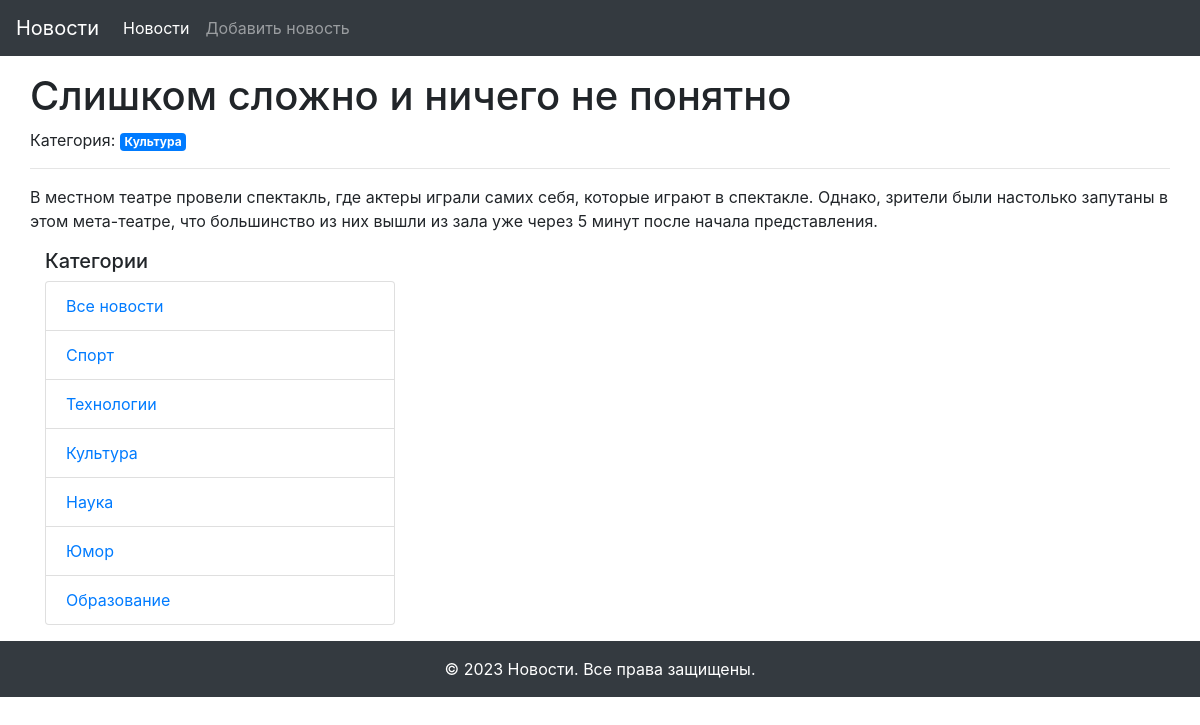
The page /news_detail/1 on the database its author committed.
### app/models.py (models this page shows, shortened)
class News(db.Model):
    id = db.Column(db.Integer, primary_key=True)
    title = db.Column(db.String(255), unique=True, nullable=False)
    text = db.Column(db.Text, nullable=False)
    created_date = db.Column(db.DateTime, default=datetime.utcnow)
    category_id = db.Column(db.Integer, db.ForeignKey("category.id"), nullable=True)
    category = db.relationship("Category", back_populates="news")

class Category(db.Model):
    id = db.Column(db.Integer, primary_key=True)
    title = db.Column(db.String(255), nullable=False)
    news = db.relationship("News", back_populates="category")

### app/views.py (the view)
@app.route("/news_detail/<int:id>")
def news_detail(id):
    news_detail = News.query.get(id)
    categories = Category.query.all()
    return render_template("news_detail.html", news=news_detail, categories=categories)

### app/templates/news_detail.html (shortened to what this page needs)
{% extends "base.html" %}
{% block content %}
  <h1>{{ news.title }}</h1>
  {% if news.category %}
    <span>Категория: <a href="{{ url_for('news_in_category', id=news.category.id) }}" class="badge badge-primary">{{ news.category.title }}</a></span>
  {% endif %}
  <hr>
  <p>{{ news.text }}</p>
{% endblock content %}

### app/templates/side_navigation.html
<div class="col-md-4">
    <h5>Категории</h5>
  <ul class="list-group">
    <li class="list-group-item"><a href="{{ url_for('index') }}">Все новости</a></li>
    {% for category in categories %}
      <li class="list-group-item"><a href="{{ url_for('news_in_category', id=category.id) }}">{{ category.title }}</a></li>
    {% endfor %}
  </ul>
</div>

### rows shown on the page
News: title "Слишком сложно и ничего не понятно", text "В местном театре провели спектакль, где актеры играли самих себя, которые играют в спектакле. Однако, зрители были настолько запутаны в этом мета-театре, что большинство из них вышли из зала уже через 5 минут после начала представления."
Category: category "Культура", title "Культура"
Category: title "Спорт"
Category: title "Технологии"
Category: title "Наука"
Category: title "Юмор"
Category: title "Образование"
